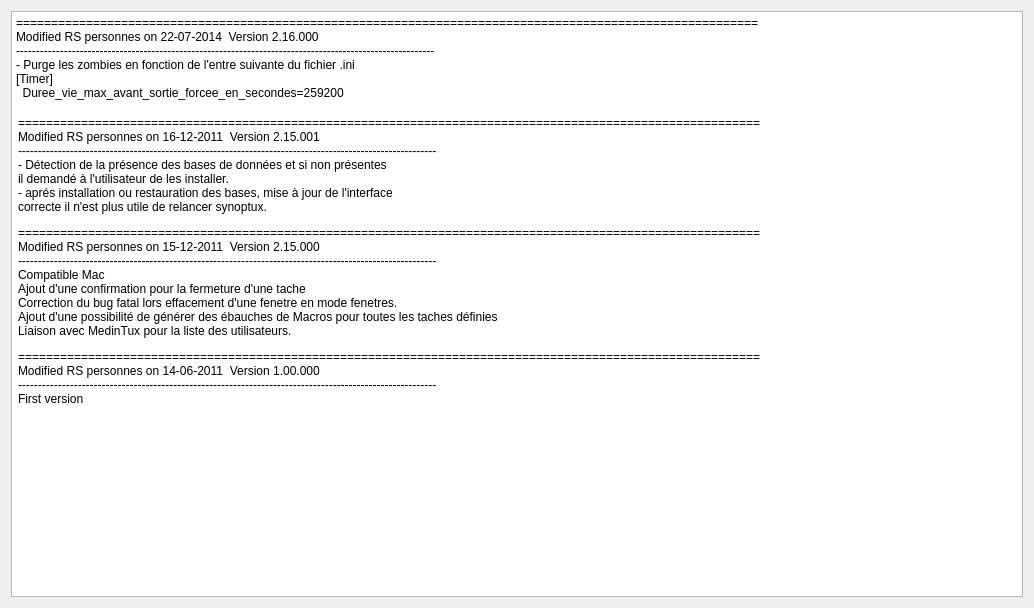
<?xml version="1.0" encoding="UTF-8"?>
<ui version="4.0">
 <class>C_Dlg_Changements</class>
 <widget class="QDialog" name="C_Dlg_Changements">
  <property name="geometry">
   <rect>
    <x>0</x>
    <y>0</y>
    <width>1034</width>
    <height>608</height>
   </rect>
  </property>
  <property name="windowTitle">
   <string>Dialog</string>
  </property>
  <layout class="QGridLayout" name="gridLayout">
   <item row="0" column="0">
    <widget class="QTextEdit" name="textEdit_Changements">
     <property name="html">
      <string>&lt;!DOCTYPE HTML PUBLIC &quot;-//W3C//DTD HTML 4.0//EN&quot; &quot;http://www.w3.org/TR/REC-html40/strict.dtd&quot;&gt;
&lt;html&gt;&lt;head&gt;&lt;meta name=&quot;qrichtext&quot; content=&quot;1&quot; /&gt;&lt;style type=&quot;text/css&quot;&gt;
p, li { white-space: pre-wrap; }
&lt;/style&gt;&lt;/head&gt;&lt;body style=&quot; font-family:'.Lucida Grande UI'; font-size:13pt; font-weight:400; font-style:normal;&quot;&gt;
&lt;table border=&quot;0&quot; style=&quot;-qt-table-type: root; margin-top:4px; margin-bottom:4px; margin-left:4px; margin-right:4px;&quot;&gt;
&lt;tr&gt;
&lt;td style=&quot;border: none;&quot;&gt;
&lt;p style=&quot; margin-top:0px; margin-bottom:0px; margin-left:0px; margin-right:0px; -qt-block-indent:0; text-indent:0px;&quot;&gt;&lt;span style=&quot; font-family:'Sans Serif'; font-size:9pt;&quot;&gt;========================================================================================================== &lt;br /&gt;Modified RS personnes on 22-07-2014  Version 2.16.000&lt;br /&gt;--------------------------------------------------------------------------------------------------------- &lt;br /&gt;- Purge les zombies en fonction de l'entre suivante du fichier .ini&lt;/span&gt;&lt;/p&gt;
&lt;p style=&quot; margin-top:0px; margin-bottom:0px; margin-left:0px; margin-right:0px; -qt-block-indent:0; text-indent:0px;&quot;&gt;&lt;span style=&quot; font-family:'Sans Serif'; font-size:9pt;&quot;&gt;[Timer]&lt;/span&gt;&lt;/p&gt;
&lt;p style=&quot; margin-top:0px; margin-bottom:0px; margin-left:0px; margin-right:0px; -qt-block-indent:0; text-indent:0px;&quot;&gt;&lt;span style=&quot; font-family:'Sans Serif'; font-size:9pt;&quot;&gt;  Duree_vie_max_avant_sortie_forcee_en_secondes=259200&lt;/span&gt;&lt;/p&gt;
&lt;p style=&quot;-qt-paragraph-type:empty; margin-top:0px; margin-bottom:0px; margin-left:0px; margin-right:0px; -qt-block-indent:0; text-indent:0px; font-family:'Sans Serif'; font-size:9pt;&quot;&gt;&lt;br /&gt;&lt;/p&gt;
&lt;p style=&quot;-qt-paragraph-type:empty; margin-top:0px; margin-bottom:0px; margin-left:0px; margin-right:0px; -qt-block-indent:0; text-indent:0px; font-family:'Sans Serif'; font-size:9pt;&quot;&gt;&lt;br /&gt;&lt;/p&gt;
&lt;table border=&quot;0&quot; style=&quot; margin-top:0px; margin-bottom:0px; margin-left:0px; margin-right:0px;&quot; cellspacing=&quot;2&quot; cellpadding=&quot;0&quot;&gt;
&lt;tr&gt;
&lt;td&gt;
&lt;p style=&quot; margin-top:12px; margin-bottom:12px; margin-left:0px; margin-right:0px; -qt-block-indent:0; text-indent:0px;&quot;&gt;&lt;span style=&quot; font-family:'Sans Serif'; font-size:9pt;&quot;&gt;========================================================================================================== &lt;br /&gt;Modified RS personnes on 16-12-2011  Version 2.15.001&lt;br /&gt;--------------------------------------------------------------------------------------------------------- &lt;br /&gt;- Détection de la présence des bases de données et si non présentes&lt;br /&gt;il demandé à l'utilisateur de les installer.&lt;br /&gt;- aprés installation ou restauration des bases, mise à jour de l'interface&lt;br /&gt;correcte il n'est plus utile de relancer synoptux.&lt;/span&gt;&lt;/p&gt;
&lt;p style=&quot; margin-top:12px; margin-bottom:12px; margin-left:0px; margin-right:0px; -qt-block-indent:0; text-indent:0px;&quot;&gt;&lt;span style=&quot; font-family:'Sans Serif'; font-size:9pt;&quot;&gt;========================================================================================================== &lt;br /&gt;Modified RS personnes on 15-12-2011  Version 2.15.000&lt;br /&gt;--------------------------------------------------------------------------------------------------------- &lt;br /&gt;Compatible Mac&lt;br /&gt;Ajout d'une confirmation pour la fermeture d'une tache&lt;br /&gt;Correction du bug fatal lors effacement d'une fenetre en mode fenetres.&lt;br /&gt;Ajout d'une possibilité de générer des ébauches de Macros pour toutes les taches définies&lt;br /&gt;Liaison avec MedinTux pour la liste des utilisateurs.&lt;/span&gt;&lt;/p&gt;
&lt;p style=&quot; margin-top:12px; margin-bottom:12px; margin-left:0px; margin-right:0px; -qt-block-indent:0; text-indent:0px;&quot;&gt;&lt;span style=&quot; font-family:'Sans Serif'; font-size:9pt;&quot;&gt;========================================================================================================== &lt;br /&gt;Modified RS personnes on 14-06-2011  Version 1.00.000&lt;br /&gt;--------------------------------------------------------------------------------------------------------- &lt;br /&gt;First version&lt;/span&gt;&lt;/p&gt;
&lt;p style=&quot;-qt-paragraph-type:empty; margin-top:12px; margin-bottom:12px; margin-left:0px; margin-right:0px; -qt-block-indent:0; text-indent:0px; font-family:'Sans Serif'; font-size:9pt;&quot;&gt;&lt;br /&gt;&lt;/p&gt;&lt;/td&gt;&lt;/tr&gt;&lt;/table&gt;&lt;/td&gt;&lt;/tr&gt;&lt;/table&gt;&lt;/body&gt;&lt;/html&gt;</string>
     </property>
    </widget>
   </item>
  </layout>
 </widget>
 <resources/>
 <connections/>
</ui>
